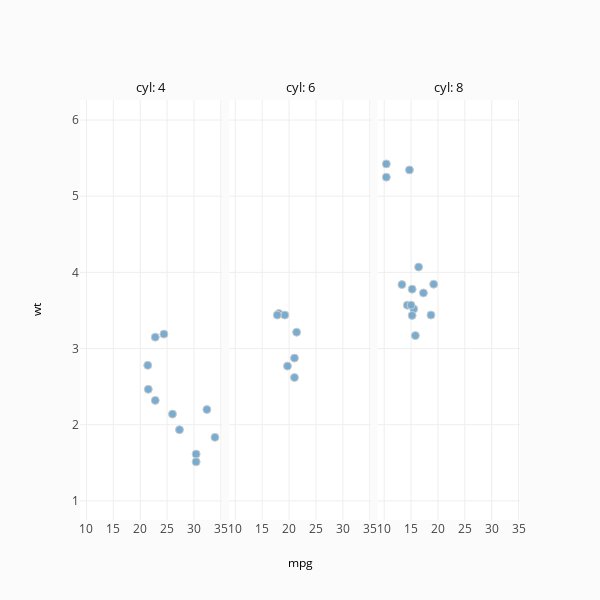

Here is the notebook cell this chart was saved with:
### Markdown cell above
# Label Variable Name:Value

### Code cell
import plotly.figure_factory as ff

import pandas as pd
mtcars = pd.read_csv('https://raw.githubusercontent.com/plotly/datasets/master/mtcars.csv')

fig = ff.create_facet_grid(
    mtcars,
    x='mpg',
    y='wt',
    facet_col='cyl',
    facet_col_labels='name',
    facet_row_labels='name',
)
pyo.iplot(fig, filename='facet - label variable name')

### Figure 1 — Plotly figure (JSON) as saved in the notebook; plotly's stock layout.template omitted (floating-point values rounded to 4 significant figures)
{"data": [{"marker": {"color": "rgb(31, 119, 180)", "line": {"color": "darkgrey", "width": 1}, "size": 8}, "mode": "markers", "opacity": 0.6, "type": "scatter", "uid": "516288a3-b12d-4e0e-8db0-09c73a9e5cc8", "x": [22.8, 24.4, 22.8, 32.4, 30.4, 33.9, 21.5, 27.3, 26, 30.4, 21.4], "xaxis": "x", "y": [2.32, 3.19, 3.15, 2.2, 1.615, 1.835, 2.465, 1.935, 2.14, 1.513, 2.78], "yaxis": "y"}, {"marker": {"color": "rgb(31, 119, 180)", "line": {"color": "darkgrey", "width": 1}, "size": 8}, "mode": "markers", "opacity": 0.6, "type": "scatter", "uid": "005bcf39-e78d-4350-aa27-920e3337212c", "x": [21, 21, 21.4, 18.1, 19.2, 17.8, 19.7], "xaxis": "x2", "y": [2.62, 2.875, 3.215, 3.46, 3.44, 3.44, 2.77], "yaxis": "y"}, {"marker": {"color": "rgb(31, 119, 180)", "line": {"color": "darkgrey", "width": 1}, "size": 8}, "mode": "markers", "opacity": 0.6, "type": "scatter", "uid": "bfed51d7-4b99-46ed-9bcb-d31537730c82", "x": [18.7, 14.3, 16.4, 17.3, 15.2, 10.4, 10.4, 14.7, 15.5, 15.2, 13.3, 19.2, 15.8, 15], "xaxis": "x3", "y": [3.44, 3.57, 4.07, 3.73, 3.78, 5.25, 5.424, 5.345, 3.52, 3.435, 3.84, 3.845, 3.17, 3.57], "yaxis": "y"}], "layout": {"annotations": [{"font": {"color": "#0f0f0f", "size": 13}, "showarrow": false, "text": "cyl: 4", "textangle": 0, "x": 0.1617, "xanchor": "center", "xref": "paper", "y": 1.03, "yanchor": "middle", "yref": "paper"}, {"font": {"color": "#0f0f0f", "size": 13}, "showarrow": false, "text": "cyl: 6", "textangle": 0, "x": 0.5, "xanchor": "center", "xref": "paper", "y": 1.03, "yanchor": "middle", "yref": "paper"}, {"font": {"color": "#0f0f0f", "size": 13}, "showarrow": false, "text": "cyl: 8", "textangle": 0, "x": 0.8383, "xanchor": "center", "xref": "paper", "y": 1.03, "yanchor": "middle", "yref": "paper"}, {"font": {"color": "#000000", "size": 12}, "showarrow": false, "text": "mpg", "textangle": 0, "x": 0.5, "xanchor": "center", "xref": "paper", "y": -0.1, "yanchor": "middle", "yref": "paper"}, {"font": {"color": "#000000", "size": 12}, "showarrow": false, "text": "wt", "textangle": -90, "x": -0.1, "xanchor": "center", "xref": "paper", "y": 0.5, "yanchor": "middle", "yref": "paper"}], "height": 600, "legend": {"bgcolor": "#efefef", "borderwidth": 1, "x": 1.05, "y": 1, "yanchor": "top"}, "paper_bgcolor": "rgb(251, 251, 251)", "showlegend": false, "title": {"text": ""}, "width": 600, "xaxis": {"anchor": "y", "domain": [0, 0.3233], "dtick": 5, "range": [8.8, 35.26], "ticklen": 0, "zeroline": false}, "xaxis2": {"anchor": "free", "domain": [0.3383, 0.6617], "dtick": 5, "position": 0, "range": [8.8, 35.26], "ticklen": 0, "zeroline": false}, "xaxis3": {"anchor": "free", "domain": [0.6767, 1], "dtick": 5, "position": 0, "range": [8.8, 35.26], "ticklen": 0, "zeroline": false}, "yaxis": {"anchor": "x", "domain": [0, 1], "dtick": 1, "range": [0.75, 6.263], "ticklen": 0, "zeroline": false}}}
